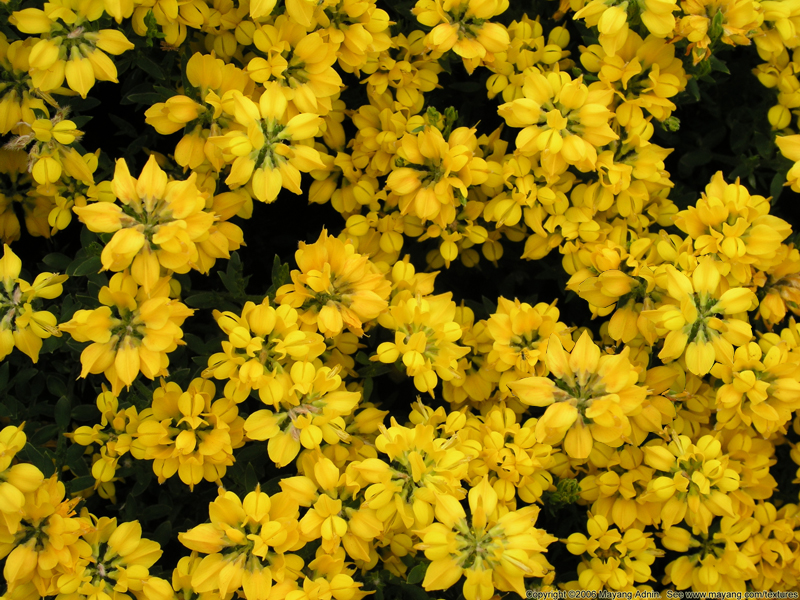
#> input picture assets/fiori-gialli.jpg, 800 x 600 px
$ python detection.py
#> lines starting #> are read from the running program, lines starting #| are printed output that depends on the picture
#> further down, im is the input picture: shape (600, 800, 3); mean B, G, R 10.3, 121, 148.6
### utils.py

"""
    File name: utils.py
    Author: Andrea Costanzo;
"""

import os
import numpy as np
import sys
import cv2
from skimage.util import view_as_windows as viewW
import matplotlib.pyplot as plt
from scipy.spatial.distance import pdist
from scipy.cluster.hierarchy import linkage, cophenet, fcluster
from sklearn.cluster import KMeans


# [13 lines left out: functions read_image, hierarchical_agglomerate_clustering, not called in this run]


def plot_matches(in_img, kpts_set1, kpts_set2):
    fig = plt.figure()
    ax = fig.add_subplot(1, 1, 1)
    plt.imshow(in_img[:, :, ::-1])
    for p in range(0, len(kpts_set1)):
        plt.plot([kpts_set1[p][0], kpts_set2[p][0]], [kpts_set1[p][1], kpts_set2[p][1]], 'r-')
        plt.plot(kpts_set1[p][0], kpts_set1[p][1], 'b.')
        plt.plot(kpts_set2[p][0], kpts_set2[p][1], 'b.')
    plt.axis('off')

    extent = ax.get_window_extent().transformed(fig.dpi_scale_trans.inverted())
    plt.savefig('DETECTION_fiori_gialli.png', bbox_inches=extent, transparent=True, pad_inches=0, dpi=230)
    plt.close('all')

    return


# [157 lines left out: functions plt_matches_over_clusters, plt_contours_over_image, imfill, im2col, fast_zncc, not called in this run]

### detection.py

"""
    File name: detection.py
    Author: Andrea Costanzo
"""

import cv2
import numpy as np
from utils import plot_matches
from configuration import Config


def copy_move_detector(img):
    """
    SIFT-based copy-move forgery detector
    Args:
      img: image as file path or as HxWxC matrix. Algorithm parameters are loaded from configuration.py

    """

    # Load image, convert to grayscale
    if isinstance(img, str):
        gray = cv2.imread(img, cv2.IMREAD_GRAYSCALE)
    else:
        gray = cv2.cvtColor(img, cv2.COLOR_BGR2GRAY)
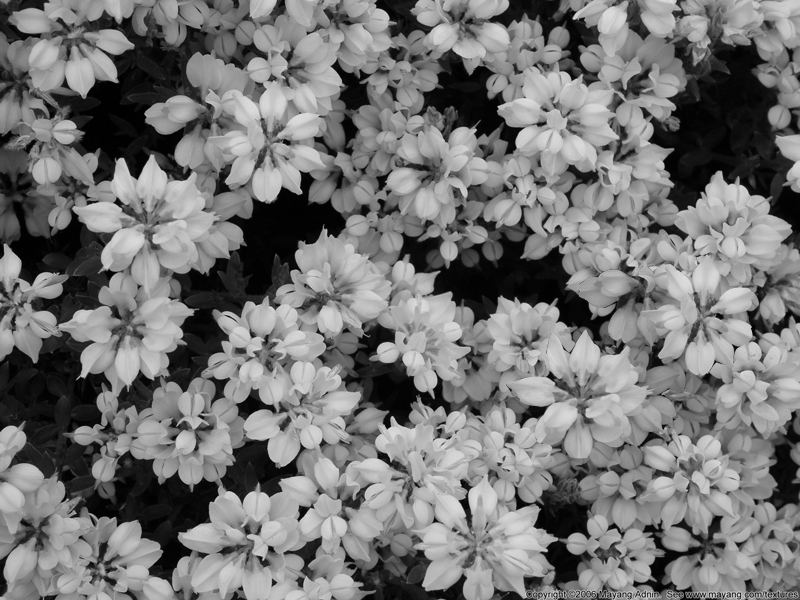
#> gray: shape (600, 800); min 0, max 226, mean 116.7

    # Extract SIFT keypoints
    sift = cv2.SIFT_create(contrastThreshold=Config().Sift.contrastThreshold,
                           edgeThreshold=Config().Sift.edgeThreshold,
                           nfeatures=Config().Sift.nFeatures,
                           nOctaveLayers=Config().Sift.nOctaveLayers,
                           sigma=Config().Sift.sigma)

    (kps, descr) = sift.detectAndCompute(gray, None)
#> kps = 5000 keypoints; strongest (x, y, size): (465, 503, 6.6), (303, 511, 6.6), (274, 583, 3.6), (735, 347, 3.2)
    # print('Found {} key points'.format(len(kps)))

    descr = np.asarray(descr)
    z = np.dot(descr, descr.transpose())
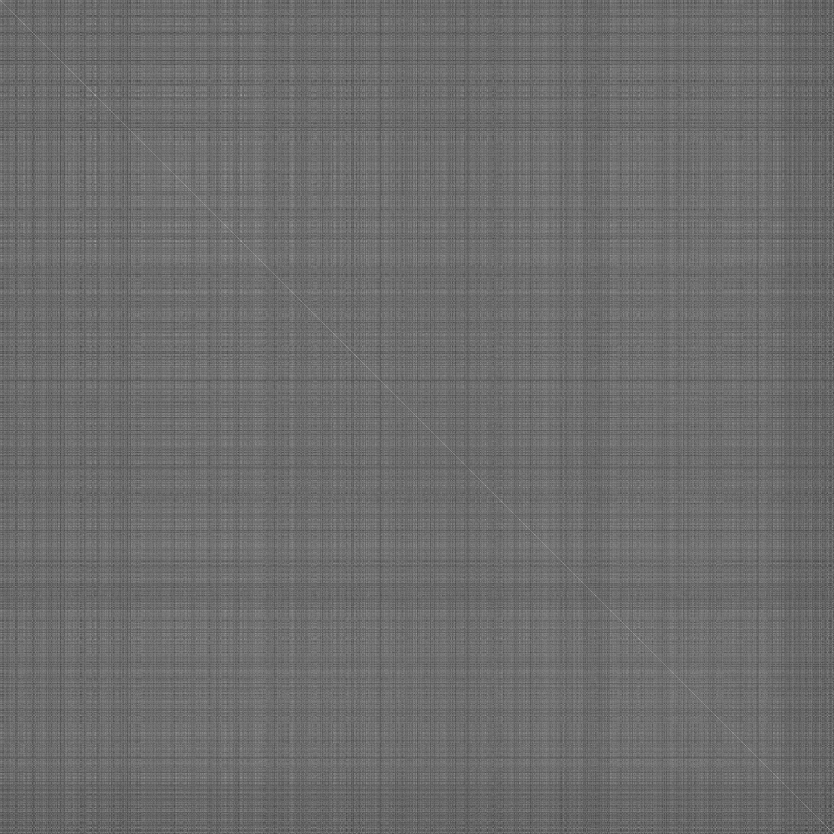
#> z: shape (5000, 5000) float32 (shown at 1/6 size); min 7559, max 263748, mean 117332.3; drawn with min black and max white
    d = np.tile(np.sqrt(np.diag(z)), (descr.shape[1], 1)).transpose()
    descr = descr / (d + np.finfo(float).eps)
    z = np.dot(descr, descr.transpose())

    p1 = []
    p2 = []

    is_matched = [False]*len(kps)
#> is_matched = 5000 items, first 6: False, False, False, False, False, False

    # For each keypoint start looking for a match
    for i in range(0, len(kps)):
        dotprods = z[i, :]
        dotprods[dotprods > 1] = 1
        vals = np.sort(np.arccos(dotprods))
        idxs = np.argsort(np.arccos(dotprods))

        # Evaluate three conditions:
        # (1) Distance of current point from itself is small
        # (2) Distance with 3rd point in list is significantly higher than distance from the 2nd, supposedly the match
        # (3) Current point is not yet matched with any other point
        if vals[0] < Config().Cmfd.Detector.minDistanceFromSelf and \
                vals[1]/(vals[2] + np.finfo(float).eps) < Config().Cmfd.Detector.minDistanceFromTop2Ratio and \
                not is_matched[idxs[1]]:

            # Update matched status so that these keypoints are not considered anymore
            is_matched[idxs[1]] = True
            is_matched[i] = True

            # Get the coordinates of the two keypoints and evaluate their distance: if distant enough, match is kept
            kp_current = kps[i].pt
            kb_best_match = kps[idxs[1]].pt
            pdist = np.linalg.norm(np.asarray(kp_current) - np.asarray(kb_best_match))    # Euclidean distance
            if pdist > Config().Cmfd.Detector.minDistanceFromMatchingPoints:
                p1.append(kp_current)
                p2.append(kb_best_match)
#> this loop made 5000 passes
#> (kp_current, kb_best_match, pdist) on passes 16, 17, 75, 113, 195, 433, 699, 704, 705, 718, 726, 727: ((6.47, 248.4), (6.72, 248.9), 0.575), ((6.47, 248.4), (6.72, 248.9), 0.575), ((15.29, 248), (16.32, 248.1), 1.04), ((20.66, 347.8), (20.51, 347.8), 0.182), ((34.26, 325.7), (35, 326.8), 1.26), ((74.68, 208.6), (75.21, 208.9), 0.607), ((116.9, 493.9), (116.6, 493.9), 0.281), ((117.8, 201.9), (550.9, 376), 466.7), ((117.8, 201.9), (550.9, 376), 466.7), ((119.2, 225), (552.3, 399), 466.7), ((120.5, 209.1), (553.5, 383.1), 466.7), ((120.5, 209.1), (553.5, 383.1), 466.7)
#> after the loop, p1 = 179 pairs, first value 117.8 to 679, second value 89.16 to 527.8; p2 = 179 pairs, first value 25 to 776.5, second value 65.98 to 479.9

    # print('Found {} matches'.format(len(p1)))

    # Save input image with overlaid matches as PNG
    if Config().Cmfd.Detector.saveImages:
        plot_matches(in_img=img, kpts_set1=p1, kpts_set2=p2)
#> in plot_matches, `plt.savefig('DETECTION_fiori_gialli.png', bbox_inches=extent, transpar..`:
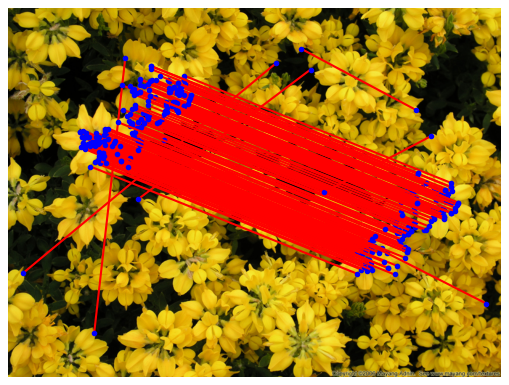
#> figure drawn by matplotlib, 1 panel

    return len(p1), np.array(p1), np.array(p2), len(kps)


if __name__ == '__main__':

    im = cv2.imread("assets/fiori-gialli.jpg")
    n_matches = copy_move_detector(im)

$ run again, with assets/grattacielo.jpg copied over assets/fiori-gialli.jpg
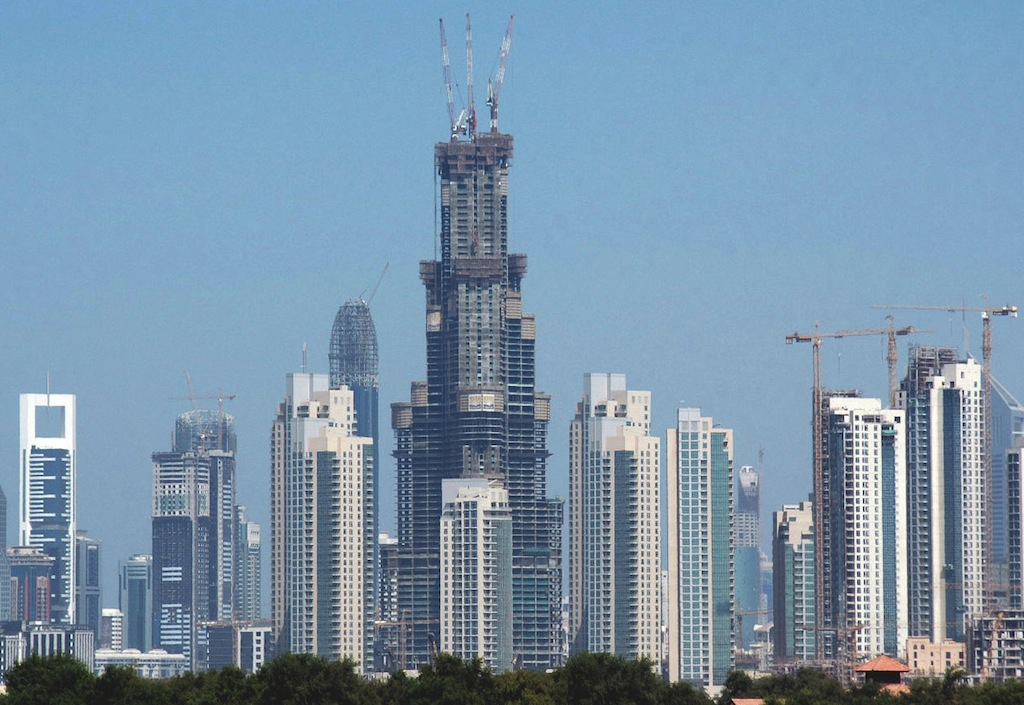
#> input picture assets/grattacielo.jpg, 1024 x 705 px
#> im is the input picture: shape (705, 1024, 3); mean B, G, R 169.6, 148, 121.6
#> kps = 5001 keypoints; strongest (x, y, size): (897, 419, 4.1), (71, 644, 1.8), (857, 417, 2.7), (943, 384, 1.9)
#> in copy_move_detector, `z = np.dot(descr, descr.transpose())`:
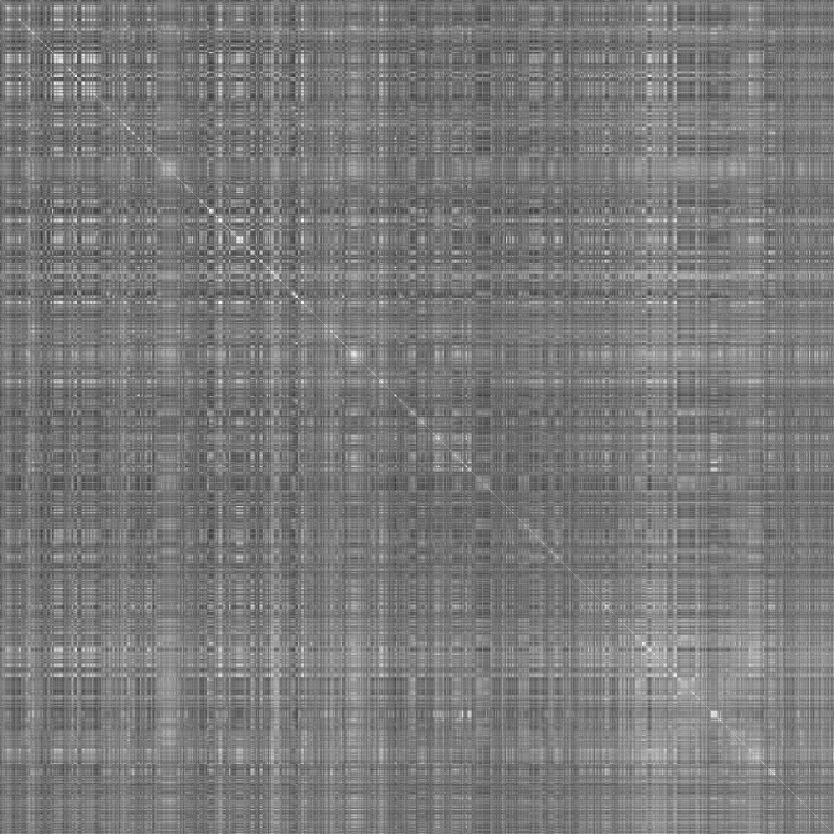
#> z: shape (5001, 5001) float32 (shown at 1/6 size); min 20149, max 263627, mean 137583.4; drawn with min black and max white
#> is_matched = 5001 items, first 6: False, False, False, False, False, False
#> the loop in copy_move_detector, `for i in range(0, len(kps)):` made 5001 passes
#> (kp_current, kb_best_match, pdist) on passes 22, 144, 187, 224, 250, 262, 357, 369: ((981, 440.3), (980.9, 432.3), 8.07), ((31.2, 466.7), (31.07, 485.3), 18.54), ((41.41, 544.8), (41.75, 482.6), 62.16), ((849.9, 578.1), (849.5, 545.5), 32.54), ((52.92, 459), (52.92, 477.4), 18.43), ((801.2, 561.6), (801.7, 616.1), 54.47), ((642.3, 562.7), (344.8, 563.6), 297.6), ((641.9, 453.8), (344.4, 454.7), 297.5)
#> after the loop in copy_move_detector, `for i in range(0, len(kps)):`: p1 = 231 pairs, first value 23.67 to 1014, second value 368.5 to 671; p2 = 231 pairs, first value 24.24 to 1013.7, second value 355.4 to 671.9
#> in plot_matches, `plt.savefig('DETECTION_fiori_gialli.png', bbox_inches=extent, transpar..`:
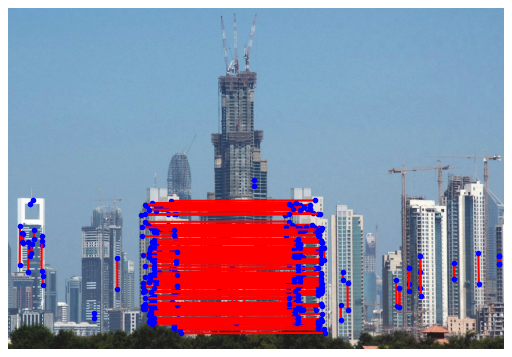
#> figure drawn by matplotlib, 1 panel
